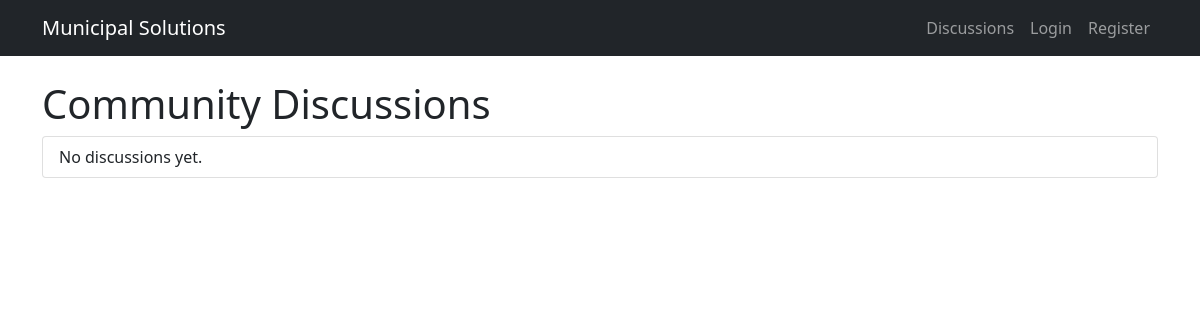
Before: /discussions/ with the older database file.
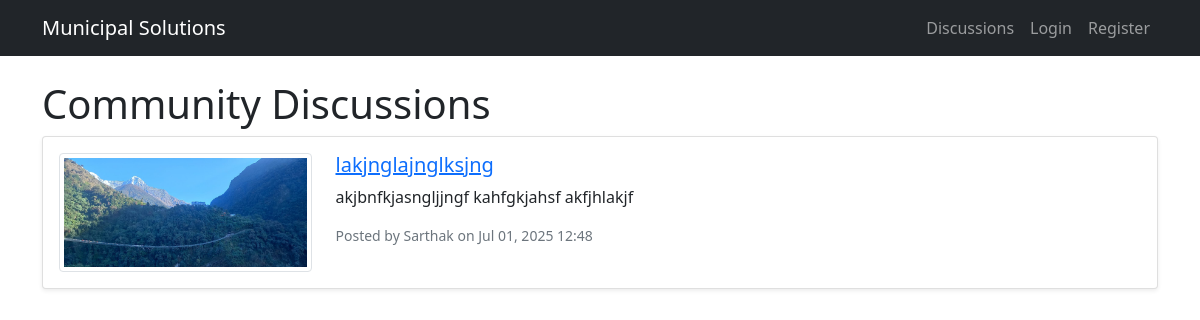
After: the same page with the newer database file.
### services/models.py (models this page shows)
class DiscussionPost(models.Model):
    author = models.ForeignKey(CustomUser, on_delete=models.CASCADE)
    title = models.CharField(max_length=200)
    content = models.TextField()
    image = models.ImageField(upload_to='discussion_images/', blank=True, null=True)  # NEW
    location = models.CharField(max_length=100, blank=True, null=True)  # For storing map location
    created_at = models.DateTimeField(auto_now_add=True)
    updated_at = models.DateTimeField(auto_now=True)
    likes = models.PositiveIntegerField(default=0)
    dislikes = models.PositiveIntegerField(default=0)

### accounts/models.py (models this page shows, shortened)
class CustomUser(AbstractUser):
    is_admin = models.BooleanField(default=False)
    phone_number = models.CharField(max_length=20, blank=True)
    address = models.TextField(blank=True)

### services/views.py (the view)
# urls.py: path('discussions/', views.discussions, name='discussions'),
def discussions(request):
    posts = DiscussionPost.objects.all().order_by('-created_at')
    return render(request, 'services/discussions.html', {'posts': posts})

### templates/services/discussions.html (shortened to what this page needs)
{% extends 'base.html' %}
{% block content %}
<h1>Community Discussions</h1>
<div class="list-group">
    {% for post in posts %}
    <div class="list-group-item mb-3 p-3 rounded shadow-sm">
        <div class="row">
            <div class="col-md-3 mb-2 mb-md-0">
                {% if post.image %}
                    <img src="{{ post.image.url }}" class="img-thumbnail" style="max-height: 150px;">
                {% else %}
                    <img src="https://via.placeholder.com/150" class="img-thumbnail" alt="No Image">
                {% endif %}
            </div>
            <div class="col-md-9">
                <h5><a href="{% url 'post_detail' post.id %}">{{ post.title }}</a></h5>
                <p>{{ post.content|truncatechars:150 }}</p>
                <small class="text-muted d-block mb-2">
                    Posted by {{ post.author.username }} on {{ post.created_at|date:"M d, Y H:i" }}
                </small>
            </div>
        </div>
    </div>
    {% empty %}
    <div class="list-group-item">No discussions yet.</div>
    {% endfor %}
</div>
<link rel="stylesheet" href="https://unpkg.com/leaflet/dist/leaflet.css" />
{% endblock %}

Changed rows visible on the page:
added DiscussionPost: image (picture), title "lakjnglajnglksjng", content "akjbnfkjasngljjngf kahfgkjahsf akfjhlakjf", author.username "Sarthak", created_at "Jul 01, 2025 12:48"
Other visible differences:
text no longer shown: "No discussions yet."
